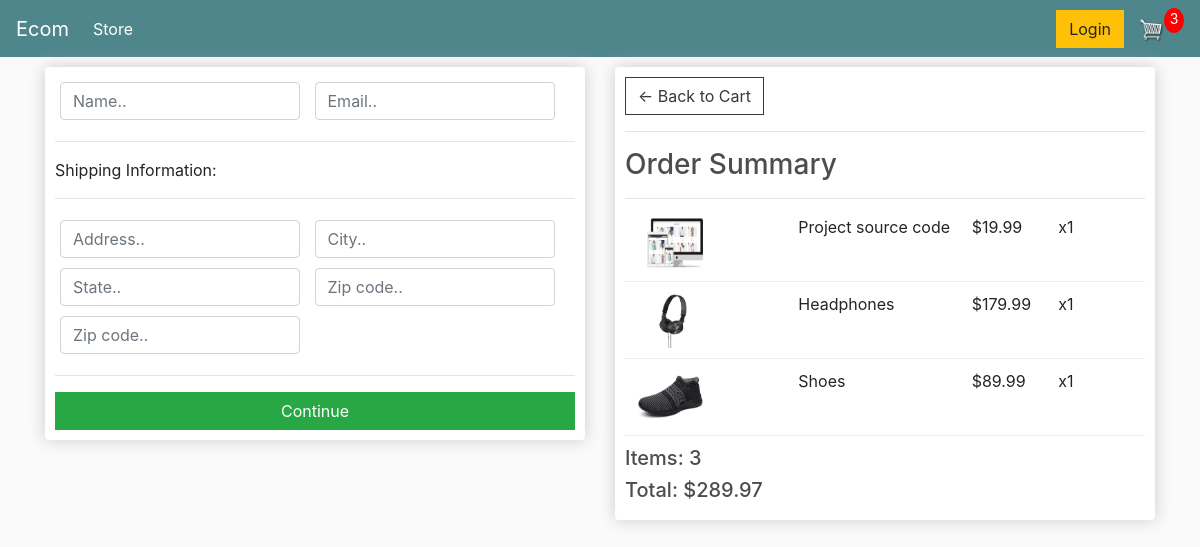
Screenshot of /checkout/ (signed in) with the database file from the repository.
### store/models.py (models this page shows, shortened)
class OrderItem(models.Model):
    product = models.ForeignKey(Product, on_delete=models.CASCADE, blank=True, null=True)
    order = models.ForeignKey(Order, on_delete=models.CASCADE, blank=True, null=True)
    quantity = models.IntegerField(default=0, null=True, blank=True)
    date_added = models.DateTimeField(auto_now_add=True)
    @property
    def get_total(self):
        total = self.quantity * self.product.price
        return total

class Product(models.Model):
    name = models.CharField(max_length=200, null=True)
    price = models.FloatField()
    digital = models.BooleanField(default=False, null=True, blank=False)
    image = models.ImageField(blank=True, null=True)
    @property
    def imageURL(self):
        try:
            url = self.image.url
        except:
            url = ''
        return url

class Order(models.Model):
    customer = models.ForeignKey(Customer, on_delete=models.CASCADE, blank=True, null=True)
    date_created = models.DateTimeField(auto_now_add=True)
    completed = models.BooleanField(default=False, null=True, blank=False)
    transaction_id = models.CharField(max_length=200)
    @property
    def shipping(self):
        shipping = False
        orderitems = self.orderitem_set.all()
        for i in orderitems:
            if i.product.digital == False:
                shipping = True
        return shipping
    @property
    def get_cart_total(self):
        order_items = self.orderitem_set.all()
        total = sum([item.get_total for item in order_items])
        return total
    @property
    def get_cart_items(self):
        order_items = self.orderitem_set.all()
        total = sum([item.quantity for item in order_items])
        return total

### store/views.py (the view)
# urls.py: path('checkout/', views.checkout, name='checkout'),
def checkout(request):
    if request.user.is_authenticated:
        customer = request.user.customer
        order, created = Order.objects.get_or_create(customer=customer, completed=False)
        items = order.orderitem_set.all()
        cartItems = order.get_cart_items
    else:
        items = []
        order = {'get_cart_total': 0, 'get_cart_items': 0, 'shipping': False}
        cartItems = order.get_cart_items
    context = {'items': items, 'order': order, 'cartItems': cartItems}
    return render(request, 'store/checkout.html', context)

### store/templates/store/checkout.html (shortened to what this page needs)
{% extends 'store/main.html' %}
{% load static %}
{% block content %}
    <div class="row">
        <div class="col-lg-6">
            <div class="box-element" id="form-wrapper">
                <form id="form">
                    <div id="user-info">
                        <div class="form-field">
                            <input required class="form-control" type="text" name="name" placeholder="Name..">
                        </div>
                        <div class="form-field">
                            <input required class="form-control" type="email" name="email" placeholder="Email..">
                        </div>
                    </div>
                    <div id="shipping-info">
                        <hr>
                        <p>Shipping Information:</p>
                        <hr>
                        <div class="form-field">
                            <input class="form-control" type="text" name="address" placeholder="Address..">
                        </div>
                        <div class="form-field">
                            <input class="form-control" type="text" name="city" placeholder="City..">
                        </div>
                        <div class="form-field">
                            <input class="form-control" type="text" name="state" placeholder="State..">
                        </div>
                        <div class="form-field">
                            <input class="form-control" type="text" name="zipcode" placeholder="Zip code..">
                        </div>
                        <div class="form-field">
                            <input class="form-control" type="text" name="country" placeholder="Zip code..">
                        </div>
                    </div>
                    <hr>
                    <input id="form-button" class="btn btn-success btn-block" type="submit" value="Continue">
                </form>
            </div>
            <br>
        </div>
        <div class="col-lg-6">
            <div class="box-element">
                <a class="btn btn-outline-dark" href="{% url 'cart' %}">&#x2190; Back to Cart</a>
                <hr>
                <h3>Order Summary</h3>
                <hr>
                {% for item in items %}
                    <div class="cart-row">
                        <div style="flex:2"><img class="row-image" src="{{ item.product.imageURL }}"></div>
                        <div style="flex:2"><p>{{ item.product.name }}</p></div>
                        <div style="flex:1"><p>${{ item.product.price }}</p></div>
                        <div style="flex:1"><p>x{{ item.quantity }}</p></div>
                    </div>
                {% endfor %}
                <h5>Items: {{ order.get_cart_items }}</h5>
                <h5>Total: ${{ order.get_cart_total }}</h5>
            </div>
        </div>
    </div>
{% endblock content %}

### static/css/main.css (style rules this page uses)
body { background-color: hsl(0, 0%, 98%); }
h1,h2,h3,h4,h5,h6 { color:hsl(0, 0%, 30%); }
.box-element { box-shadow:hsl(0, 0%, 80%) 0 0 16px; background-color: #fff; border-radius: 4px; padding: 10px; }
.col-lg-4, .col-lg-6, .col-lg-8, .col-lg-12 { margin-top: 10px; }
.btn { border-radius: 0; }
.row-image { width: 100px; }
.form-field { width:250px; display: inline-block; padding: 5px; }
.cart-row { display: flex; align-items: flex-stretch; padding-bottom: 10px; margin-bottom: 10px; border-bottom: 1px solid #ececec; }

### rows the page displays
OrderItem: product.imageURL (picture), product.name "Project source code", product.price "19.99", quantity "1"
OrderItem: product.imageURL (picture), product.name "Headphones", product.price "179.99", quantity "1"
OrderItem: product.imageURL (picture), product.name "Shoes", product.price "89.99", quantity "1"
Order: get_cart_items "3", get_cart_total "289.97"

### other values shown
{{ cartItems }} "3"
